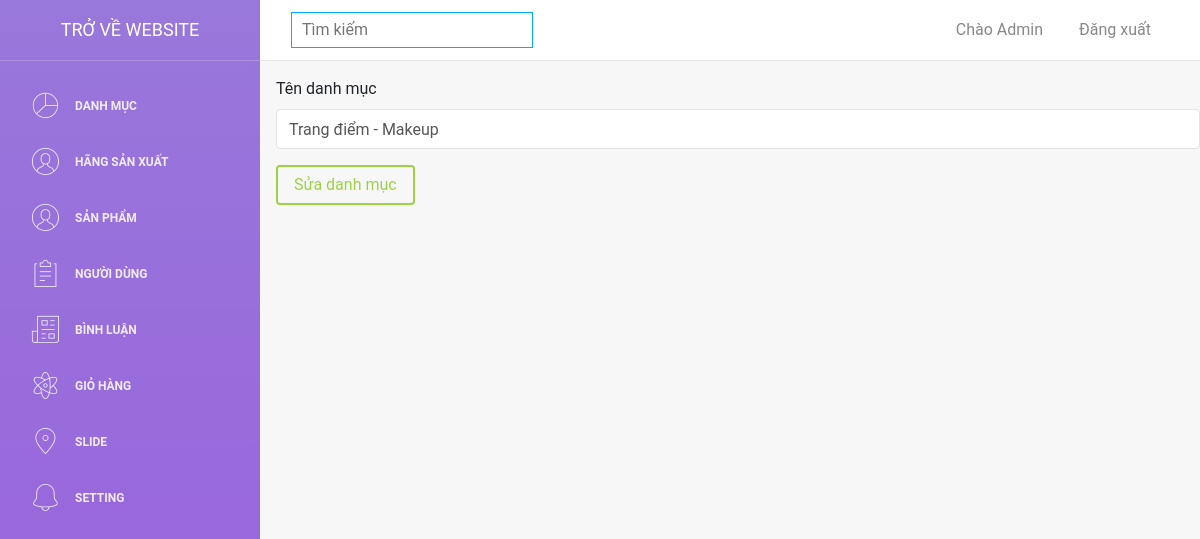
Page /webmypham/admin/suadanhmuc.php?id=1 (signed in) on the earlier database version.
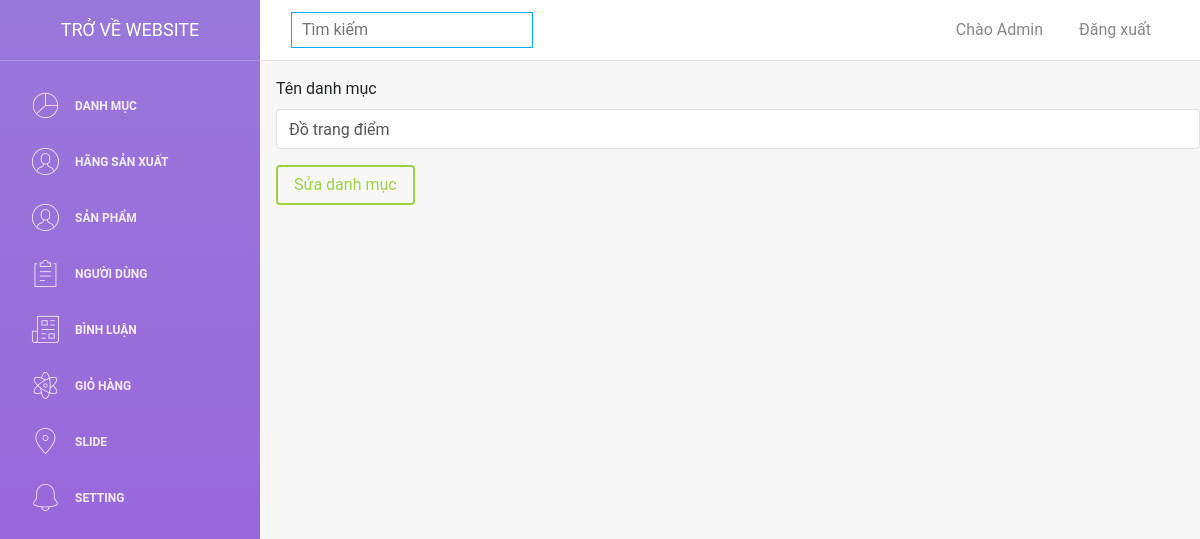
Same page on the later database version.
### tables this page shows
CREATE TABLE `danhmuc` (
  `id` int(11) NOT NULL,
  `danhmuc` varchar(255) NOT NULL
);

### webmypham/admin/connect.php (called while the page is built, shortened)
<?php
function selectAll($sql)
{
    $result = $GLOBALS['conn']->query($sql);
    return $result;
}
?>

### webmypham/admin/suadanhmuc.php (the view, shortened to what this page needs)
<?php
    include 'header.php';
    if (isset($_GET["id"])) {
        foreach (selectAll("SELECT * FROM danhmuc WHERE id={$_GET["id"]}") as $item) {
            $tendm = $item['danhmuc'];
        };
    }
    ?>
        <form action="" method="post" class="ml-3 mt-3">
            <div class="form-group">
                <label for="exampleInputEmail1">Tên danh mục</label>
                <input type="text" name="danhmuc" value="<?= $tendm ?>" class="form-control" required  placeholder="Nhập tên danh mục">
            </div>
            <button name="sua" type="submit" class="btn btn-success" style="cursor: pointer;">
                Sửa danh mục
            </button>
        </form>

Differences in the rows shown:
changed danhmuc: danhmuc "Trang điểm - Makeup" → "Đồ trang điểm"
